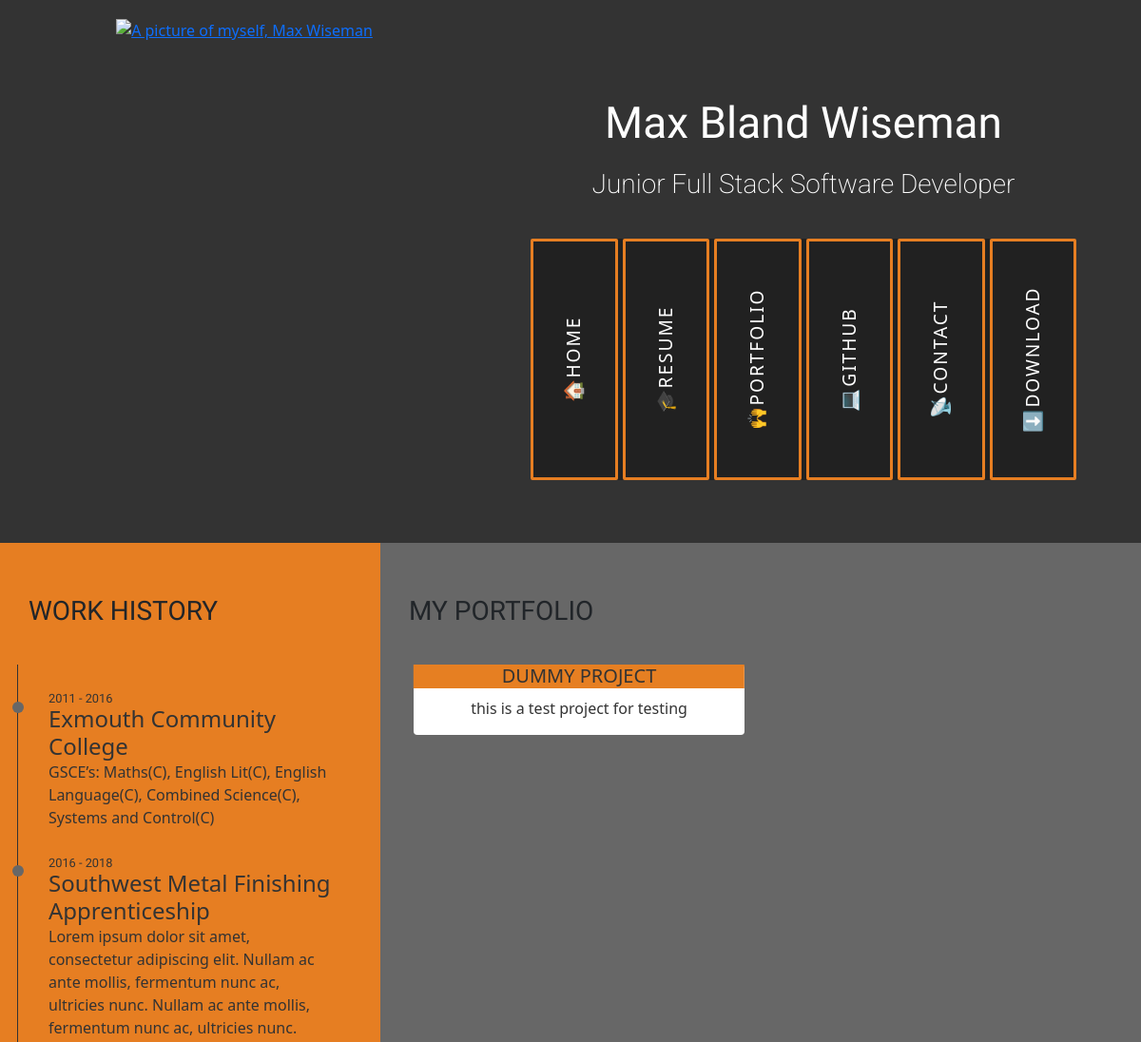
Page /portfolio (upper part) on the earlier database version.
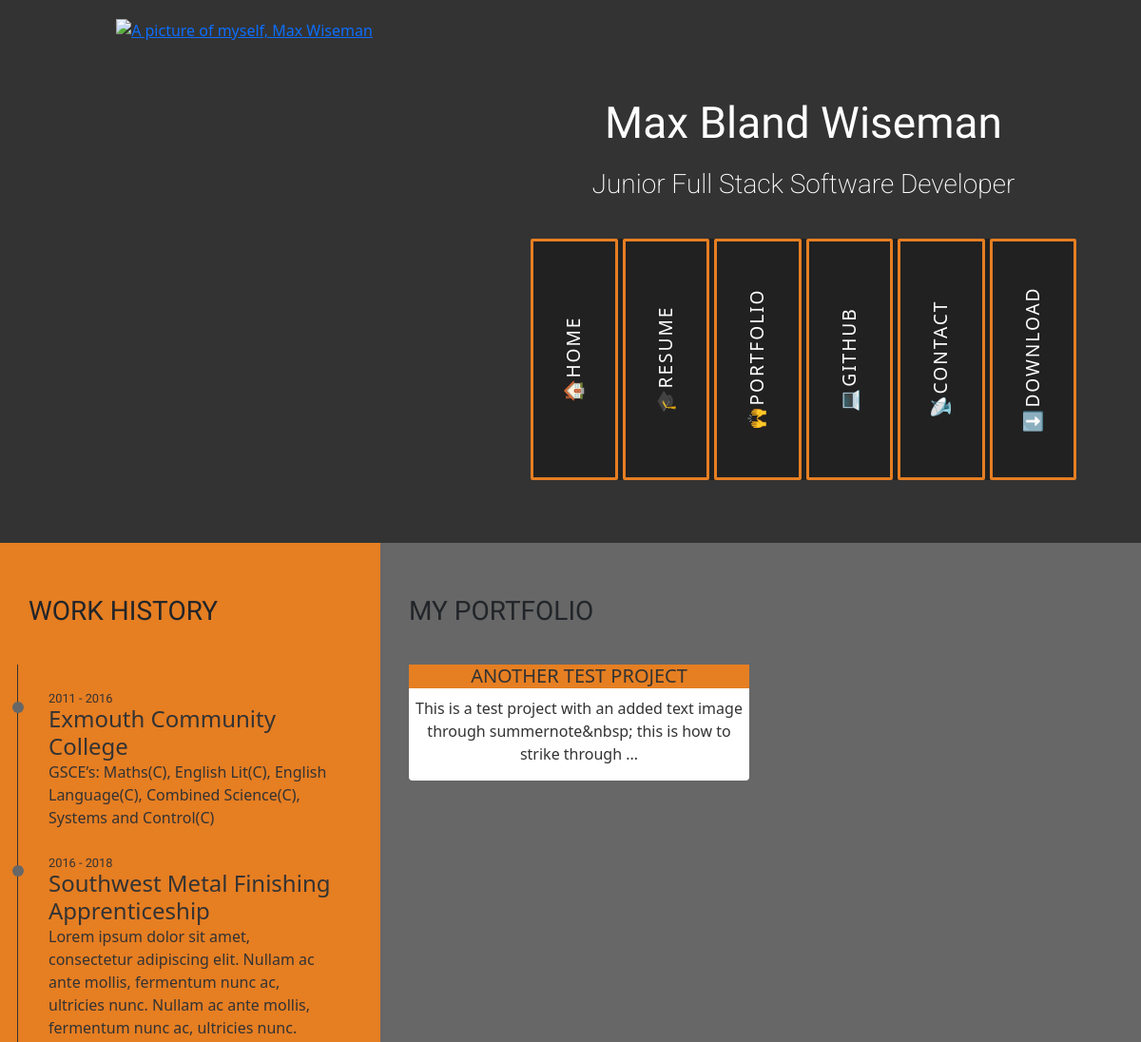
Same page on the later database version.
### main/models.py (models this page shows, shortened)
class Projects(models.Model):
    slug = models.SlugField(max_length=8, unique=True, blank=True, editable=False)
    title = models.CharField(max_length=100)
    description = models.TextField()
    project_banner_image = models.ImageField(upload_to='project_banner_images/')
    github_link = models.URLField(max_length=200)
    deployed_link = models.URLField(max_length=200)
    user = models.ForeignKey(User, on_delete=models.CASCADE)
    images = models.ImageField(upload_to='project_images/', blank=True, null=True)
    project_readme = models.TextField(blank=True, null=True)
    github_raw_content_base_url = models.CharField(max_length=255, blank=True)
    class Meta:
        verbose_name_plural = "Projects"

### main/views.py (the view)
# urls.py: path("portfolio", views.PortfolioView.as_view(), name="portfolio"),
class PortfolioView(View):
    def get(self, request):
        projects = Projects.objects.all()  # Load projects
        return render(request, 'main/portfolio.html', {'projects': projects})

### main/templates/main/portfolio.html (shortened to what this page needs)
{% extends 'base.html' %}
{% load static %}
{% block content %}
  <section class="container-fluid">
    <div class="row">
      <div class="col-md-4 bg-color-personal-info section-column">
        <div class="row">
          <div class="col-12">
            <h3 class="section-heading uppercase">Work History</h3>
          </div>
          <div class="timeline-container">
            <div class="timeline-item" data-dates="2011 - 2016">
              <h4 class="timeline-item-title">Exmouth Community College</h4>
              <p class="timeline-item-description">GSCE’s: Maths(C), English Lit(C), English Language(C), Combined Science(C), Systems and Control(C)</p>
            </div>
            <div class="timeline-item" data-dates="2016 - 2018">
              <h4 class="timeline-item-title">Southwest Metal Finishing Apprenticeship</h4>
              <p class="timeline-item-description">Lorem ipsum dolor sit amet, consectetur adipiscing elit. Nullam ac ante mollis, fermentum nunc ac, ultricies nunc. Nullam ac ante mollis, fermentum nunc ac, ultricies nunc.</p>
            </div>
          </div>
        </div>
      </div>
      <div class="col-md-8 bg-color-three-reasons section-column">
        <div class="row">
          <div class="col-12">
            <h3 class="section-heading uppercase">My Portfolio</h3>
          </div>
        </div>
        <div class="row">
          {% for project in projects %}
            <div class="col-12 col-md-6">
              {% include 'main/project_card.html' %}
            </div>
          {% empty %}
            <div class="col-12">
              <p>No projects available.</p>
            </div>
          {% endfor %}
        </div>
      </div>
    </div>
  </section>
{% endblock %}

### main/templates/main/project_card.html (shortened to what this page needs)
<div class="col-12 project-card-container">
    <a href="{% url 'project_detail' project.slug %}" class="card-link; text-decoration-none">
        <div class="row card3" style="position: relative;">
            <div class="col-12 card-title">
                <h4 class="three-reasons-heading uppercase fs-5 text-center">{{ project.title }}</h4>
            </div>
            <div class="p-0 card-img-top">
            </div>
            <div class="card-body p-0 text-center mt-2">
                <p>{{ project.description|striptags|slice:":130" }}{% if project.description|length > 130 %}...{% endif %}</p>
            </div>
        </div>
    </a>
</div>

Differences in the rows shown:
removed Projects: title "DUMMY PROJECT", description "this is a test project for testing"
added Projects: title "ANOTHER TEST PROJECT", description "This is a test project with an added text image through summernote&nbsp; this is how to strike through"
